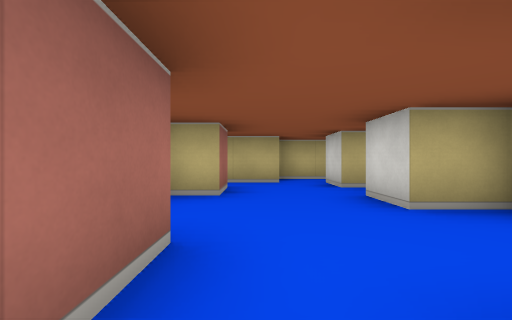
View 1 (above)

16 first-person views from a walk through a cub3D maze. The camera is about half as high as the walls, looks level and sees 90° across. The floor is counted in squares. Each view is taken from the middle of a square. On the plan, view 1 faces up. The plan holds only what a view shows up to about 9 squares ahead; the rest is blank.

View 2
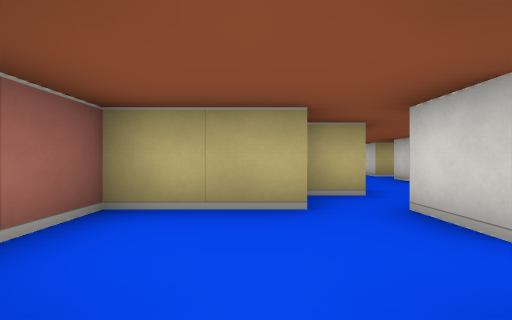

View 3
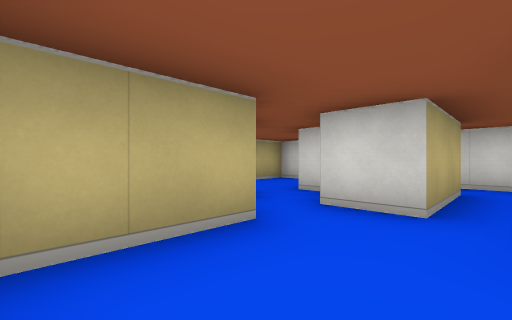

View 4
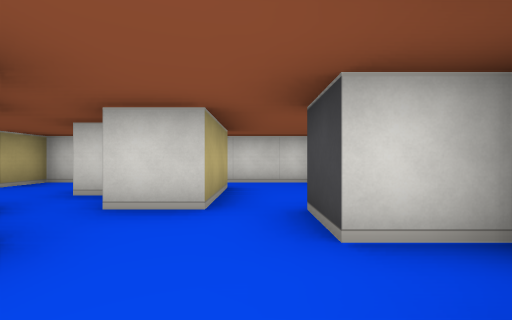

View 5
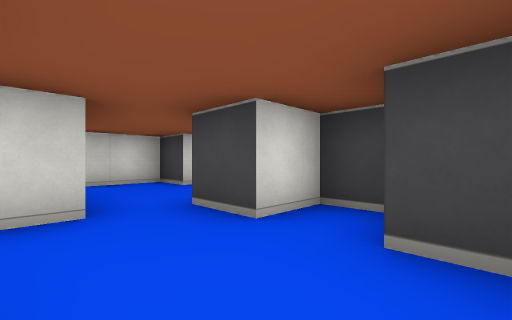

View 6
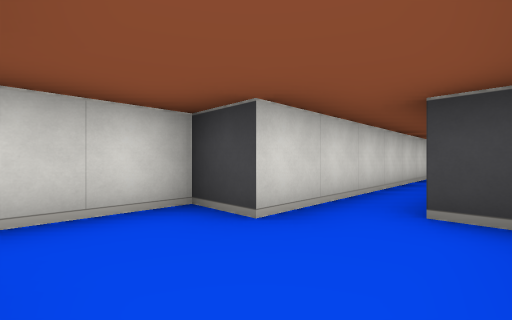

View 7
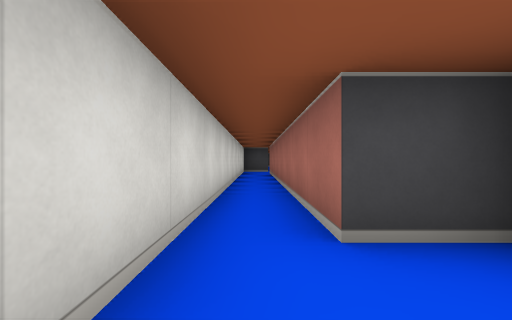

View 8
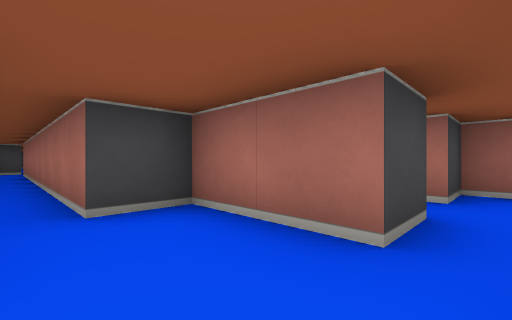

View 9
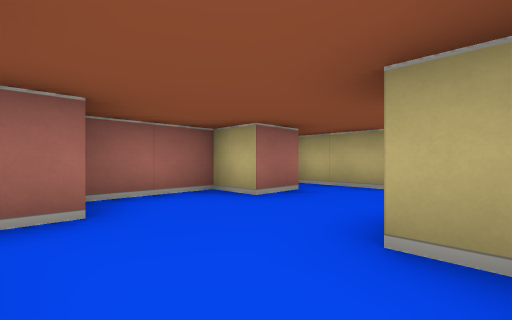

View 10
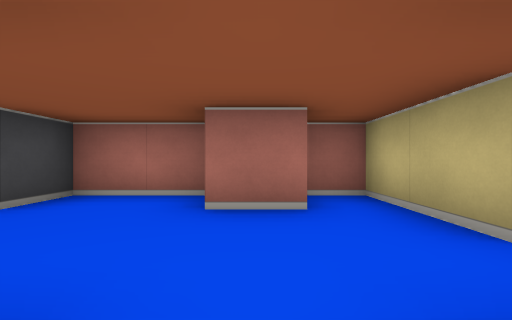

View 11
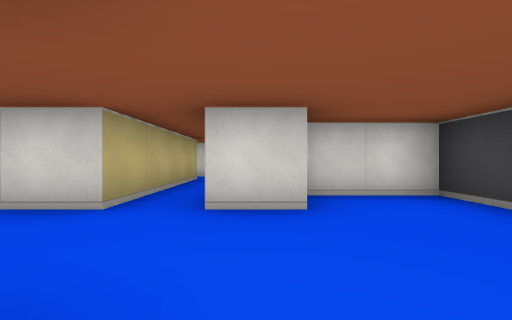

View 12
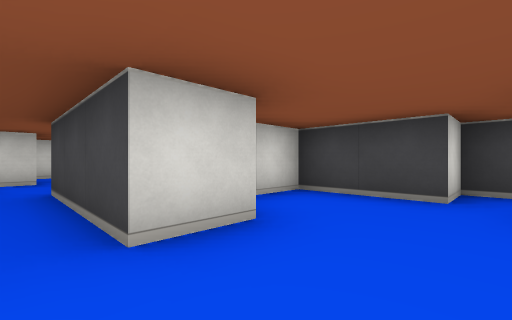

View 13
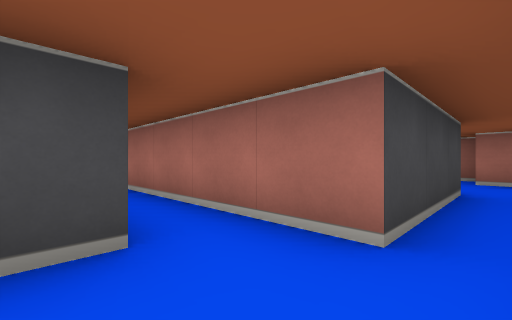

View 14
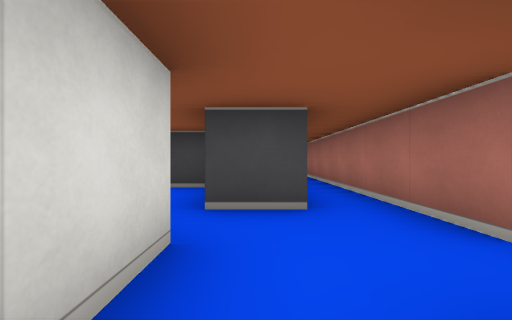

View 15
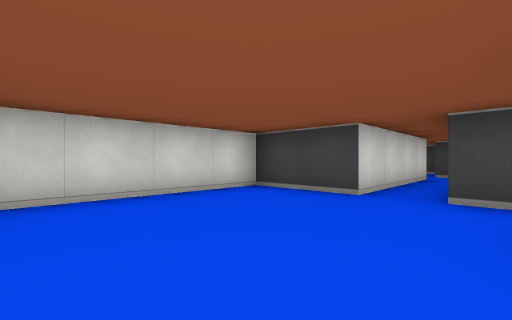

View 16
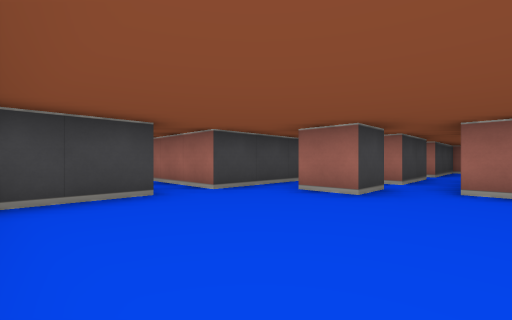

### Floor plan
Points are (right, up) in squares from view 1. A wall is a line through its corners. A room is listed if a view was taken in it or the views show most of it. See-through windows are left out.
Room 1 (views 1, 2, 3, 4, 5)
walls: (-1.4, -0.5) (-3.5, -0.5) (-3.5, -2.5) (-2.5, -2.5); (-0.5, -1.5) (-0.5, -0.5); (0, -0.5) (0.5, -0.5) (0.5, 0.5); (-0.5, 0.5) (-1.4, 0.5); (-2.2, -3.5) (-1.5, -3.5) (-1.5, -2.5) (-0.5, -2.5)
ways out: opening at (0, -2) to room 2; opening at (0, 1) to room 3
Room 2 (views 6, 7, 8)
walls: (-0.5, -2.5) (-0.5, -4.5) (0.5, -4.5) (0.5, -12.1); (1.5, -1.5) (-0.5, -1.5); (1.5, -11.8) (1.5, -3.5) (2.5, -3.5) (2.5, -1.4)
ways out: opening at (0, -2) to room 1; opening at (1, -12)
Room 3 (views 9, 11, 12)
walls: (1.5, 4.5) (1.5, 5.5); (-0.5, 4.6) (-0.5, 3.5) (-1.5, 3.5) (-1.5, 1.5) (-0.5, 1.5) (-0.5, 0.5); (0.6, 5.5) (-1.5, 5.5) (-1.5, 4.6); (0.5, 0.5) (2.5, 0.5) (2.5, 2.5) (1.5, 2.5) (1.5, 3.5); (1.9, 6.5) (0.5, 6.5)
ways out: opening at (0, 1) to room 1; opening at (2, 4) to room 4
Room 4 (views 10, 13)
walls: (5.4, 2.5) (6.5, 2.5); (6.5, 3.5) (6.5, 4.5); (5.5, 4.5) (1.5, 4.5); (1.5, 3.5) (4.5, 3.5) (4.5, -2.4)
ways out: opening at (2, 4) to room 3; opening at (6, 5) to room 5; opening at (7, 3)
Room 5 (views 14, 15, 16)
walls: (3.5, 9.5) (4.5, 9.5) (4.5, 8.5); (3.5, 11) (3.5, 10.5); (3, 7.5) (5.5, 7.5) (5.5, 5.1); (0.5, 9.5) (2.5, 9.5) (2.5, 9.1); (6.5, 4.5) (6.5, 7.5) (8.5, 7.5) (8.5, 11)
ways out: opening at (6, 5) to room 4; opening at (1.5, 10)

Positions as (right, up) in squares from view 1, and headings:
1: (0, 0), facing up
2: (-2, -3), facing up
3: (-3, -2), facing up-right
4: (-3, -2), facing right
5: (-3, -1), facing down-right
6: (0, -2), facing down-right
7: (1, -3), facing down
8: (1, -2), facing down-left
9: (2, 1), facing up-left
10: (2, 4), facing left
11: (-1, 3), facing right
12: (0, 4), facing down-right
13: (6, 4), facing down-left
14: (6, 5), facing down
15: (5, 11), facing down-right
16: (8, 11), facing down-left
